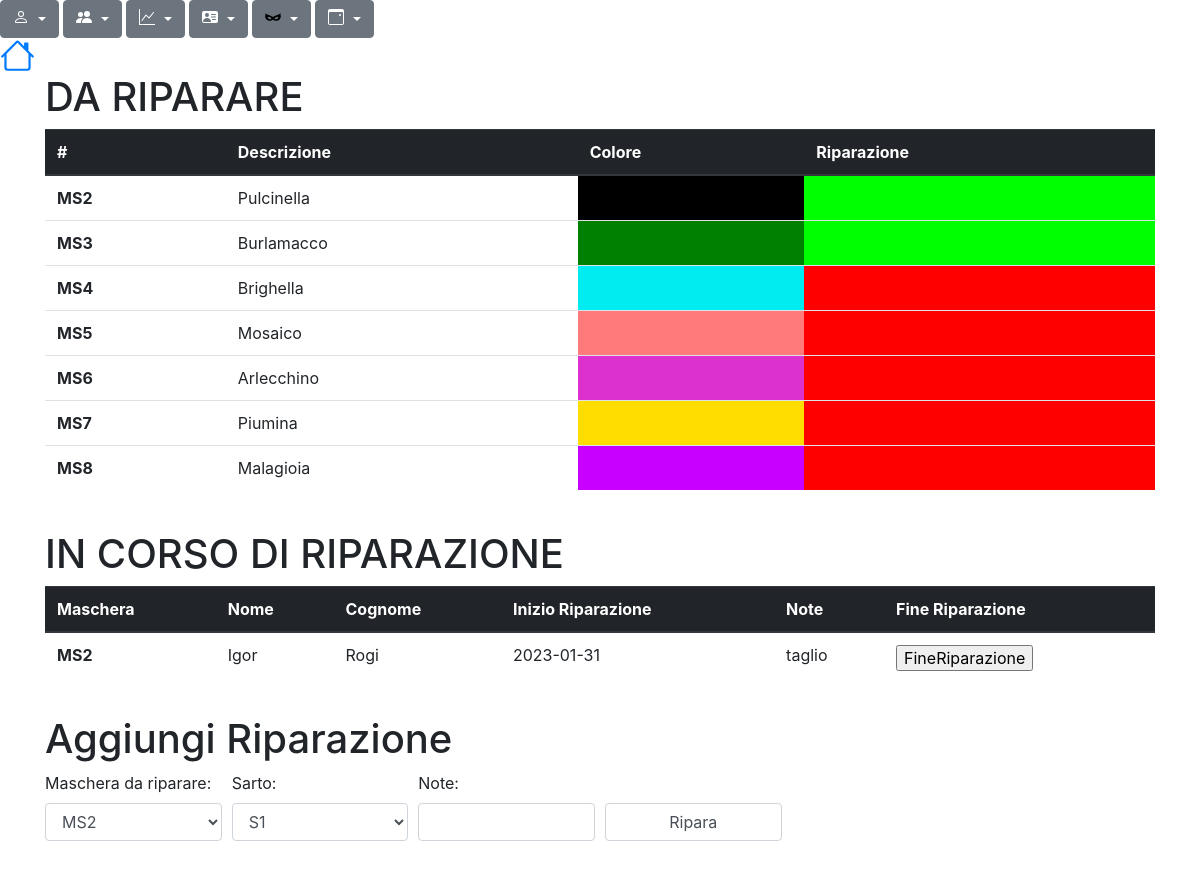
The app's page /riparazione/gestioneRiparazioni.php with its own data.
### tables this page shows
CREATE TABLE IF NOT EXISTS `maschera` (
  `codMaschera` varchar(50) NOT NULL,
  `colore` varchar(255) NOT NULL,
  `descrizione` varchar(255) NOT NULL,
  `riparazione` set('si','no') DEFAULT 'no',
  `codSarta` varchar(50) NOT NULL,
  `codDeposito` varchar(50) NOT NULL,
  `eliminato` set('si','no') DEFAULT 'no',
  PRIMARY KEY (`codMaschera`),
  KEY `codSarta` (`codSarta`),
  KEY `codDeposito` (`codDeposito`),
  CONSTRAINT `FK_sarta` FOREIGN KEY (`codSarta`) REFERENCES `sarta` (`codSarta`),
  CONSTRAINT `maschera_ibfk_1` FOREIGN KEY (`codSarta`) REFERENCES `sarta` (`codSarta`),
  CONSTRAINT `maschera_ibfk_2` FOREIGN KEY (`codDeposito`) REFERENCES `deposito` (`codDeposito`)
);

CREATE TABLE IF NOT EXISTS `riparazione` (
  `codMaschera` varchar(50) NOT NULL,
  `codSarta` varchar(50) NOT NULL,
  `inizioRiparazione` date DEFAULT NULL,
  `fineRiparazione` date DEFAULT NULL,
  `note` varchar(255) DEFAULT NULL,
  KEY `codMaschera` (`codMaschera`),
  KEY `codSarta` (`codSarta`),
  CONSTRAINT `riparazione_ibfk_1` FOREIGN KEY (`codMaschera`) REFERENCES `maschera` (`codMaschera`),
  CONSTRAINT `riparazione_ibfk_2` FOREIGN KEY (`codSarta`) REFERENCES `sarta` (`codSarta`)
);

CREATE TABLE IF NOT EXISTS `sarta` (
  `codSarta` varchar(50) NOT NULL,
  `nome` varchar(255) DEFAULT NULL,
  `cognome` varchar(255) DEFAULT NULL,
  `costo` int(11) DEFAULT NULL,
  PRIMARY KEY (`codSarta`)
);

### riparazione/gestioneRiparazioni.php (the view, shortened to what this page needs)
<html lang="en">
<head>
    <link rel="stylesheet" href="../bootstrap-4.0.0-dist/css/bootstrap.min.css">
</head>
<body>
    <?php
        include 'navbarRiparazione.php';
    ?>
    <div class="container">
        <h1>DA RIPARARE</h1>
        <div class="table-responsive-sm" class="row">
            <table class="table">
                <thead class="thead-dark">
                    <tr>
                        <th scope="col">#</th>
                        <th scope="col">Descrizione</th>
                        <th scope="col">Colore</th>
                        <th scope="col">Riparazione</th>
                    </tr>
                </thead>
                <tbody>
                    <?php
                    include '../conn.php';
                    $sql = "SELECT * from maschera where eliminato = 'no'";
                    $stmt = $conn->query($sql);
                    foreach ($stmt as $row) {
                        echo '<tr>';
                        echo '<th scope="row">' . $row['codMaschera'] . '</th>';
                        echo '<td>' . $row['descrizione'] . '</td>';
                        echo '<td style="background-color:' . $row['colore'] . ';"></td>';
                        if ($row['riparazione'] === 'si') {
                            echo '<td style="background-color:lime;" ></td>';
                        } else {
                            echo '<td style="background-color:red;" ></td>';
                        }
                        echo '</tr>';
                    }
                    ?>
                </tbody>
            </table>
        </div>
        <br>
        <h1>IN CORSO DI RIPARAZIONE</h1>
        <div class="table-responsive-md" class="row">
            <table class="table">
                <thead class="thead-dark">
                    <tr>
                        <th scope="col">Maschera</th>
                        <th scope="col">Nome</th>
                        <th scope="col">Cognome</th>
                        <th scope="col">Inizio Riparazione</th>
                        <th scope="col">Note</th>
                        <th scope="col">Fine Riparazione</th>
                    </tr>
                </thead>
                <tbody>
                    <?php
                    include '../conn.php';
                    $sql = "SELECT * from riparazione join sarta using(codSarta)";
                    $stmt = $conn->query($sql);
                    foreach ($stmt as $row) {
                        echo '<tr>';
                        if (empty($row['fineRiparazione'])) {
                            echo '<th scope="row">' . $row['codMaschera'] . '</th>';
                            echo '<td>' . $row['nome'] . '</td>';
                            echo '<td> ' . $row['cognome'] . '</td>';
                            echo '<td> ' . $row['inizioRiparazione'] . '</td>';
                            echo '<td> ' . $row['note'] . "</td>";
                            echo '<td>';
                            echo '<form method="post" action="eliminaRiparazione.php">';
                            echo '<input type=submit value=FineRiparazione>';
                            echo '</form>';
                            echo '</td>';
                            echo '</tr>';
                        }
                    }
                    ?>
                </tbody>
            </table>
        </div>
        <form method="post" id="form" action="aggiungiRiparazione.php">
            <h1>Aggiungi Riparazione</h1>
            <div class="form-row">
                <div class="form-group col-sm-2">
                    <label>Maschera da riparare:</label>
                    <select name="MascheraRiparazione" class="form-control">
                        <?php
                        include '../conn.php';
                        $sql = "SELECT * from maschera where eliminato = 'no' and riparazione = 'si'";
                        $stmt = $conn->query($sql);
                        while ($row = $stmt->fetch(PDO::FETCH_ASSOC)) {
                            echo "<option value=" . $row['codMaschera'] . ">" . $row['codMaschera'] . "</option>";
                        }
                        ?>
                    </select>
                </div>
                <div class="form-group col-sm-2">
                    <label>Sarto:</label>
                    <select name="SartaRiparazione" class="form-control" required>
                        <?php
                        include '../conn.php';
                        $sql = "SELECT * from sarta";
                        $stmt = $conn->query($sql);
                        while ($row = $stmt->fetch(PDO::FETCH_ASSOC)) {
                            echo "<option value=".$row['codSarta'].">".$row['codSarta']."</option>";
                        }
                        ?>
                    </select>
                </div>
                <div class="form-group col-sm-2">
                    <label>Note:</label>
                    <input class="form-control" type="text" name="note" required>
                </div>
                <div class="form-group col-sm-2">
                    <br>
                    <input class="form-control" type="submit" value="Ripara">
                </div>
            </div>
        </form>
    </div>
</body>
</html>

### records on screen
maschera: codMaschera "MS2", descrizione "Pulcinella", riparazione "si" (drawn)
maschera: codMaschera "MS3", descrizione "Burlamacco", riparazione "si" (drawn)
maschera: codMaschera "MS4", descrizione "Brighella", riparazione "no" (drawn)
maschera: codMaschera "MS5", descrizione "Mosaico", riparazione "no" (drawn)
maschera: codMaschera "MS6", descrizione "Arlecchino", riparazione "no" (drawn)
maschera: codMaschera "MS7", descrizione "Piumina", riparazione "no" (drawn)
maschera: codMaschera "MS8", descrizione "Malagioia", riparazione "no" (drawn)
riparazione: codMaschera "MS2", codSarta.nome "Igor", codSarta.cognome "Rogi", inizioRiparazione "2023-01-31", note "taglio"

### other values on screen
form field MascheraRiparazione "MS2"
form field SartaRiparazione "S1"
